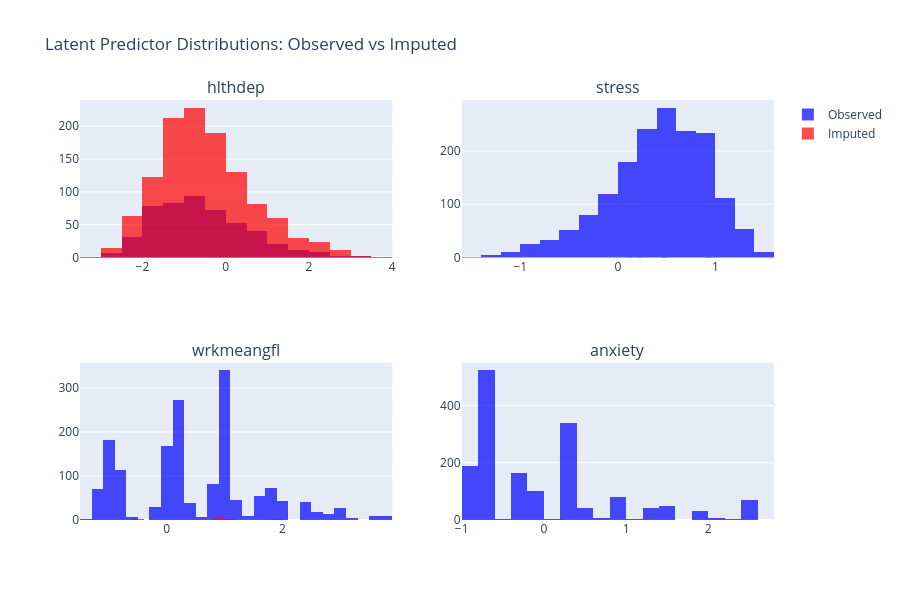

Here is the notebook cell this chart was saved with:
### Code cell
# Compare latent z distributions: observed vs imputed
fig = make_subplots(rows=2, cols=2, subplot_titles=latent_pred_names)

obs_indices = [hlthdep_obs_idx, stress_obs_idx, wrk_obs_idx, anxiety_obs_idx]
miss_indices = [hlthdep_miss_idx, stress_miss_idx, wrk_miss_idx, anxiety_miss_idx]

for idx, (name, obs_idx, miss_idx) in enumerate(zip(latent_pred_names, obs_indices, miss_indices)):
    row = idx // 2 + 1
    col = idx % 2 + 1
    
    # Latent values for observed cases
    z_obs = z_mean[obs_idx, idx]
    # Latent values for missing cases (imputed)
    z_imp = z_mean[miss_idx, idx] if len(miss_idx) > 0 else np.array([])
    
    fig.add_trace(
        go.Histogram(x=z_obs, name='Observed', opacity=0.7, 
                     marker_color='blue', nbinsx=30,
                     showlegend=(idx == 0)),
        row=row, col=col
    )
    if len(z_imp) > 0:
        fig.add_trace(
            go.Histogram(x=z_imp, name='Imputed', opacity=0.7,
                         marker_color='red', nbinsx=30,
                         showlegend=(idx == 0)),
            row=row, col=col
        )

fig.update_layout(
    title='Latent Predictor Distributions: Observed vs Imputed',
    height=600, width=900,
    barmode='overlay'
)
fig.show()

### Figure 1 — Plotly figure (JSON) as saved in the notebook; plotly's stock layout.template omitted (floating-point values rounded to 4 significant figures; data arrays with more than 128 entries replaced by an {"elided": "..."} marker saying what was removed)
{"data": [{"marker": {"color": "blue"}, "name": "Observed", "nbinsx": 30, "opacity": 0.7, "showlegend": true, "type": "histogram", "x": {"elided": "505 float values"}, "xaxis": "x", "yaxis": "y"}, {"marker": {"color": "red"}, "name": "Imputed", "nbinsx": 30, "opacity": 0.7, "showlegend": true, "type": "histogram", "x": {"elided": "1172 float values"}, "xaxis": "x", "yaxis": "y"}, {"marker": {"color": "blue"}, "name": "Observed", "nbinsx": 30, "opacity": 0.7, "showlegend": false, "type": "histogram", "x": {"elided": "1673 float values"}, "xaxis": "x2", "yaxis": "y2"}, {"marker": {"color": "red"}, "name": "Imputed", "nbinsx": 30, "opacity": 0.7, "showlegend": false, "type": "histogram", "x": [0.2419, 0.9299, 0.4751, 0.1201], "xaxis": "x2", "yaxis": "y2"}, {"marker": {"color": "blue"}, "name": "Observed", "nbinsx": 30, "opacity": 0.7, "showlegend": false, "type": "histogram", "x": {"elided": "1661 float values"}, "xaxis": "x3", "yaxis": "y3"}, {"marker": {"color": "red"}, "name": "Imputed", "nbinsx": 30, "opacity": 0.7, "showlegend": false, "type": "histogram", "x": [-0.4971, 2.376, -0.9665, 0.9522, -0.2124, 1.916, 1.019, -0.4213, 0.913, 1.895, 1.042, 0.891, 0.9203, 0.9887, 1.012, 1.891], "xaxis": "x3", "yaxis": "y3"}, {"marker": {"color": "blue"}, "name": "Observed", "nbinsx": 30, "opacity": 0.7, "showlegend": false, "type": "histogram", "x": {"elided": "1665 float values"}, "xaxis": "x4", "yaxis": "y4"}, {"marker": {"color": "red"}, "name": "Imputed", "nbinsx": 30, "opacity": 0.7, "showlegend": false, "type": "histogram", "x": [0.3975, 0.2126, -0.2835, 0.2884, -0.1642, 0.2073, 0.165, 0.809, 0.1158, 0.424, 0.4988, 0.2194], "xaxis": "x4", "yaxis": "y4"}], "layout": {"annotations": [{"font": {"size": 16}, "showarrow": false, "text": "hlthdep", "x": 0.225, "xanchor": "center", "xref": "paper", "y": 1, "yanchor": "bottom", "yref": "paper"}, {"font": {"size": 16}, "showarrow": false, "text": "stress", "x": 0.775, "xanchor": "center", "xref": "paper", "y": 1, "yanchor": "bottom", "yref": "paper"}, {"font": {"size": 16}, "showarrow": false, "text": "wrkmeangfl", "x": 0.225, "xanchor": "center", "xref": "paper", "y": 0.375, "yanchor": "bottom", "yref": "paper"}, {"font": {"size": 16}, "showarrow": false, "text": "anxiety", "x": 0.775, "xanchor": "center", "xref": "paper", "y": 0.375, "yanchor": "bottom", "yref": "paper"}], "barmode": "overlay", "height": 600, "title": {"text": "Latent Predictor Distributions: Observed vs Imputed"}, "width": 900, "xaxis": {"anchor": "y", "domain": [0, 0.45]}, "xaxis2": {"anchor": "y2", "domain": [0.55, 1]}, "xaxis3": {"anchor": "y3", "domain": [0, 0.45]}, "xaxis4": {"anchor": "y4", "domain": [0.55, 1]}, "yaxis": {"anchor": "x", "domain": [0.625, 1]}, "yaxis2": {"anchor": "x2", "domain": [0.625, 1]}, "yaxis3": {"anchor": "x3", "domain": [0, 0.375]}, "yaxis4": {"anchor": "x4", "domain": [0, 0.375]}}}
